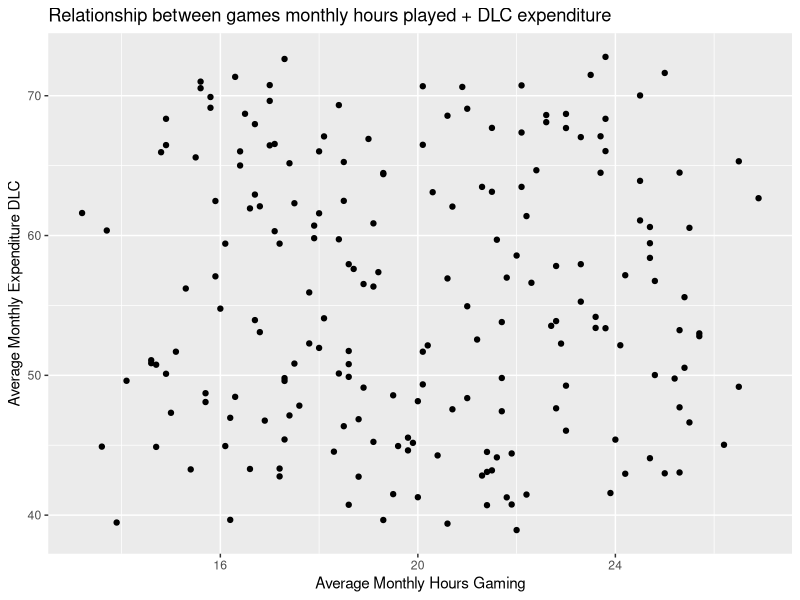

This figure's R source:
## ---- chunk 1
knitr::opts_chunk$set(echo = TRUE)
## ---- chunk 2
if(!require("readr"))
  install.packages("readr")
if(!require("dplyr"))
  install.packages("dplyr")
if(!require("ggplot2"))
  install.packages("ggplot2")
if(!require("knitr"))
  install.packages("knitr")
if(!require("kableExtra"))
  install.packages("kableExtra")

library(readr) # read_csv()
library(dplyr) # sample_n()
library(ggplot2) # plot linear regression
library(knitr) # Display data in tables
library(kableExtra) # Format tables
## ---- chunk 3
data <- read_csv("amalgamated_game_survey_250_2022.csv")
# kbl(data)

#kbl(sample_n(data, 200))
sample_data <- sample_n(data, 200) # tibble 200 x 11

# sample_data %>%
#   lm(avg_monthly_hrs_gaming ~ avg_monthly_expenditure_dlc, data = .) %>%
#   summary() # data summary

# dependent var. ~ independent var.
mod <- lm(avg_monthly_expenditure_dlc ~ avg_monthly_hrs_gaming, data = sample_data)
#summary(mod)

#attributes(mod)
#mod$residuals
# hist(mod$residuals)

ggplot(data = mod, mapping = aes(x = avg_monthly_hrs_gaming, 
                                 y = avg_monthly_expenditure_dlc)) + 
  # geom_point(alpha = 0.1, color = "blue") # add colours for points
  geom_point() + 
  labs(title = "Relationship between games monthly hours played + DLC expenditure",
       x = "Average Monthly Hours Gaming",
       y = "Average Monthly Expenditure DLC")
